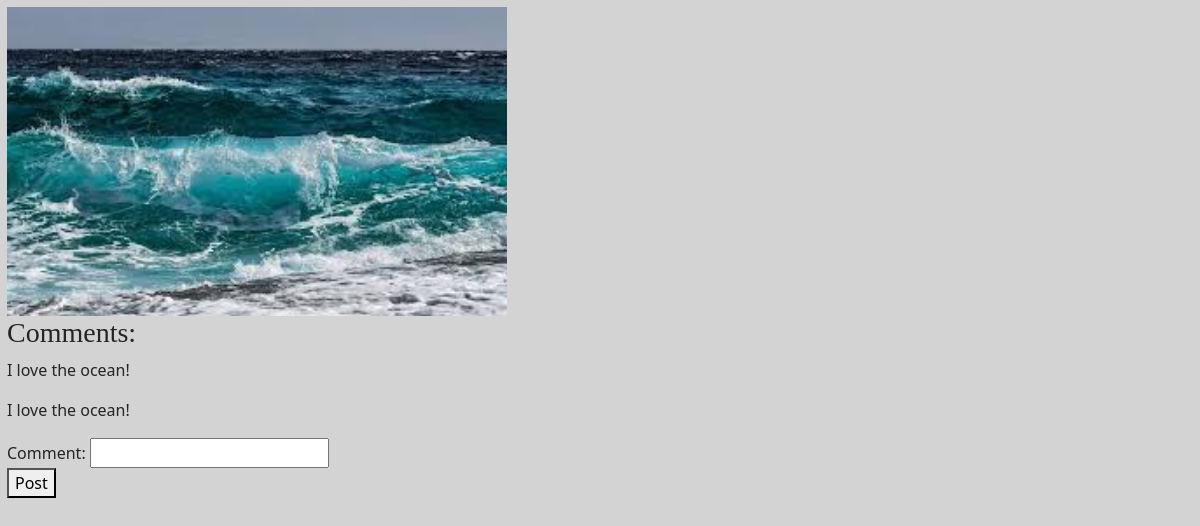
Screenshot of /image/26 with the database file from the repository.
### gallery/models.py (models this page shows)
class Image(models.Model):
    image = models.ImageField()
    session = models.CharField(max_length=100)
    tags = models.ManyToManyField(Tag)

class Comment(models.Model):
    comment = models.CharField(max_length = 200)
    image = models.ForeignKey(Image, on_delete=models.CASCADE, related_name="comments")

### gallery/views.py (the view, shortened to what this page needs)
# urls.py: path("image/<int:pk>", ImageDetailView.as_view(), name = "image_detail")
class ImageDetailView(DetailView):
    model = Image
    template_name = "gallery/detail.html"
    context_object_name = "image"
    def get(self, request, *args, **kwargs):
        self.object = self.get_object()
        recent = request.session.get("recent_images", [])
        image_id = self.object.id
        if(id in recent):
            recent.remove(id)
        recent.insert(0, image_id)
        recent = recent[:5]
        request.session["recent_images"] = recent
        return super().get(request, *args, **kwargs)
    def get_context_data(self, **kwargs):
        self.object = self.get_object()
        image_id = self.object.id
        comments_ = self.object.comments.all()
        context = super().get_context_data(**kwargs)
        context["comments"] = comments_
        context["form"] = CommentForm()
        return context

### gallery/views.py
class CommentForm(forms.ModelForm):
    class Meta:
        model = Comment
        fields = ["comment"]

### gallery/templates/gallery/detail.html (shortened to what this page needs)
{% load static %}
<!DOCTYPE html>
<html lang="en">
<head>
    <link href="https://cdn.jsdelivr.net/npm/bootstrap@5.3.8/dist/css/bootstrap.min.css" rel="stylesheet">
    <link href = "{% static 'gallery/style.css' %}" rel = "stylesheet">
</head>
<body>
    <img src = "{{image.image.url}}" width="500px">
    <h3>Comments: </h3>
    {% for comment in comments %}
    <div style = "border: 5px;">
    <p>{{comment.comment}}</p>
    </div>
    {% endfor %}
    <form method = "POST">
    {{form}}
    <button type = "submit">Post</button>
    </form>
</body>
</html>

### gallery/static/gallery/style.css (style rules this page uses)
body { padding: 7px; background-color: lightgray; }
h2, h3 { vertical-align: center; font-family: 'Fantasty'; }

### rows the page displays
Image: image (picture)
Comment: comment "I love the ocean!"
Comment: comment "I love the ocean!"
